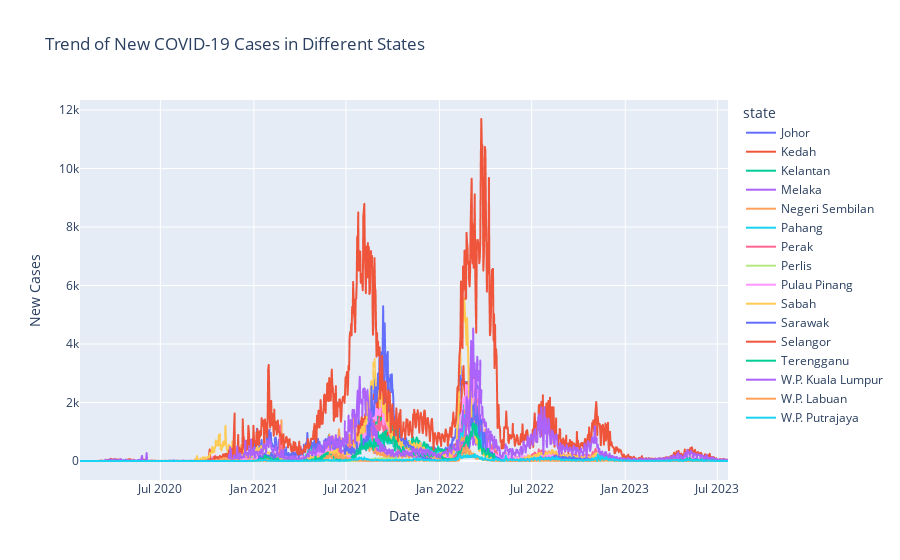

The notebook cell this image was saved under:
### Code cell
import pandas as pd
import plotly.express as px

CSV_FILE = 'casesstate.csv'
df = pd.read_csv(CSV_FILE)

fig = px.line(df, x='date', y='cases_new', color='state',
              title='Trend of New COVID-19 Cases in Different States')
fig.update_layout(xaxis_title='Date', yaxis_title='New Cases')
fig.show()

### Figure 1 — Plotly figure (JSON) as saved in the notebook; plotly's stock layout.template omitted (floating-point values rounded to 4 significant figures; data arrays with more than 128 entries replaced by an {"elided": "..."} marker saying what was removed)
{"data": [{"hovertemplate": "state=Johor<br>date=%{x}<br>cases_new=%{y}<extra></extra>", "legendgroup": "Johor", "line": {"color": "#636efa", "dash": "solid"}, "marker": {"symbol": "circle"}, "mode": "lines", "name": "Johor", "showlegend": true, "type": "scattergl", "x": {"elided": "1275 str values"}, "xaxis": "x", "y": {"elided": "1275 int values"}, "yaxis": "y"}, {"hovertemplate": "state=Kedah<br>date=%{x}<br>cases_new=%{y}<extra></extra>", "legendgroup": "Kedah", "line": {"color": "#EF553B", "dash": "solid"}, "marker": {"symbol": "circle"}, "mode": "lines", "name": "Kedah", "showlegend": true, "type": "scattergl", "x": {"elided": "1275 str values"}, "xaxis": "x", "y": {"elided": "1275 int values"}, "yaxis": "y"}, {"hovertemplate": "state=Kelantan<br>date=%{x}<br>cases_new=%{y}<extra></extra>", "legendgroup": "Kelantan", "line": {"color": "#00cc96", "dash": "solid"}, "marker": {"symbol": "circle"}, "mode": "lines", "name": "Kelantan", "showlegend": true, "type": "scattergl", "x": {"elided": "1275 str values"}, "xaxis": "x", "y": {"elided": "1275 int values"}, "yaxis": "y"}, {"hovertemplate": "state=Melaka<br>date=%{x}<br>cases_new=%{y}<extra></extra>", "legendgroup": "Melaka", "line": {"color": "#ab63fa", "dash": "solid"}, "marker": {"symbol": "circle"}, "mode": "lines", "name": "Melaka", "showlegend": true, "type": "scattergl", "x": {"elided": "1275 str values"}, "xaxis": "x", "y": {"elided": "1275 int values"}, "yaxis": "y"}, {"hovertemplate": "state=Negeri Sembilan<br>date=%{x}<br>cases_new=%{y}<extra></extra>", "legendgroup": "Negeri Sembilan", "line": {"color": "#FFA15A", "dash": "solid"}, "marker": {"symbol": "circle"}, "mode": "lines", "name": "Negeri Sembilan", "showlegend": true, "type": "scattergl", "x": {"elided": "1275 str values"}, "xaxis": "x", "y": {"elided": "1275 int values"}, "yaxis": "y"}, {"hovertemplate": "state=Pahang<br>date=%{x}<br>cases_new=%{y}<extra></extra>", "legendgroup": "Pahang", "line": {"color": "#19d3f3", "dash": "solid"}, "marker": {"symbol": "circle"}, "mode": "lines", "name": "Pahang", "showlegend": true, "type": "scattergl", "x": {"elided": "1275 str values"}, "xaxis": "x", "y": {"elided": "1275 int values"}, "yaxis": "y"}, {"hovertemplate": "state=Perak<br>date=%{x}<br>cases_new=%{y}<extra></extra>", "legendgroup": "Perak", "line": {"color": "#FF6692", "dash": "solid"}, "marker": {"symbol": "circle"}, "mode": "lines", "name": "Perak", "showlegend": true, "type": "scattergl", "x": {"elided": "1275 str values"}, "xaxis": "x", "y": {"elided": "1275 int values"}, "yaxis": "y"}, {"hovertemplate": "state=Perlis<br>date=%{x}<br>cases_new=%{y}<extra></extra>", "legendgroup": "Perlis", "line": {"color": "#B6E880", "dash": "solid"}, "marker": {"symbol": "circle"}, "mode": "lines", "name": "Perlis", "showlegend": true, "type": "scattergl", "x": {"elided": "1275 str values"}, "xaxis": "x", "y": {"elided": "1275 int values"}, "yaxis": "y"}, {"hovertemplate": "state=Pulau Pinang<br>date=%{x}<br>cases_new=%{y}<extra></extra>", "legendgroup": "Pulau Pinang", "line": {"color": "#FF97FF", "dash": "solid"}, "marker": {"symbol": "circle"}, "mode": "lines", "name": "Pulau Pinang", "showlegend": true, "type": "scattergl", "x": {"elided": "1275 str values"}, "xaxis": "x", "y": {"elided": "1275 int values"}, "yaxis": "y"}, {"hovertemplate": "state=Sabah<br>date=%{x}<br>cases_new=%{y}<extra></extra>", "legendgroup": "Sabah", "line": {"color": "#FECB52", "dash": "solid"}, "marker": {"symbol": "circle"}, "mode": "lines", "name": "Sabah", "showlegend": true, "type": "scattergl", "x": {"elided": "1275 str values"}, "xaxis": "x", "y": {"elided": "1275 int values"}, "yaxis": "y"}, {"hovertemplate": "state=Sarawak<br>date=%{x}<br>cases_new=%{y}<extra></extra>", "legendgroup": "Sarawak", "line": {"color": "#636efa", "dash": "solid"}, "marker": {"symbol": "circle"}, "mode": "lines", "name": "Sarawak", "showlegend": true, "type": "scattergl", "x": {"elided": "1275 str values"}, "xaxis": "x", "y": {"elided": "1275 int values"}, "yaxis": "y"}, {"hovertemplate": "state=Selangor<br>date=%{x}<br>cases_new=%{y}<extra></extra>", "legendgroup": "Selangor", "line": {"color": "#EF553B", "dash": "solid"}, "marker": {"symbol": "circle"}, "mode": "lines", "name": "Selangor", "showlegend": true, "type": "scattergl", "x": {"elided": "1275 str values"}, "xaxis": "x", "y": {"elided": "1275 int values"}, "yaxis": "y"}, {"hovertemplate": "state=Terengganu<br>date=%{x}<br>cases_new=%{y}<extra></extra>", "legendgroup": "Terengganu", "line": {"color": "#00cc96", "dash": "solid"}, "marker": {"symbol": "circle"}, "mode": "lines", "name": "Terengganu", "showlegend": true, "type": "scattergl", "x": {"elided": "1275 str values"}, "xaxis": "x", "y": {"elided": "1275 int values"}, "yaxis": "y"}, {"hovertemplate": "state=W.P. Kuala Lumpur<br>date=%{x}<br>cases_new=%{y}<extra></extra>", "legendgroup": "W.P. Kuala Lumpur", "line": {"color": "#ab63fa", "dash": "solid"}, "marker": {"symbol": "circle"}, "mode": "lines", "name": "W.P. Kuala Lumpur", "showlegend": true, "type": "scattergl", "x": {"elided": "1275 str values"}, "xaxis": "x", "y": {"elided": "1275 int values"}, "yaxis": "y"}, {"hovertemplate": "state=W.P. Labuan<br>date=%{x}<br>cases_new=%{y}<extra></extra>", "legendgroup": "W.P. Labuan", "line": {"color": "#FFA15A", "dash": "solid"}, "marker": {"symbol": "circle"}, "mode": "lines", "name": "W.P. Labuan", "showlegend": true, "type": "scattergl", "x": {"elided": "1275 str values"}, "xaxis": "x", "y": {"elided": "1275 int values"}, "yaxis": "y"}, {"hovertemplate": "state=W.P. Putrajaya<br>date=%{x}<br>cases_new=%{y}<extra></extra>", "legendgroup": "W.P. Putrajaya", "line": {"color": "#19d3f3", "dash": "solid"}, "marker": {"symbol": "circle"}, "mode": "lines", "name": "W.P. Putrajaya", "showlegend": true, "type": "scattergl", "x": {"elided": "1275 str values"}, "xaxis": "x", "y": {"elided": "1275 int values"}, "yaxis": "y"}], "layout": {"legend": {"title": {"text": "state"}, "tracegroupgap": 0}, "title": {"text": "Trend of New COVID-19 Cases in Different States"}, "xaxis": {"anchor": "y", "domain": [0, 1], "title": {"text": "Date"}}, "yaxis": {"anchor": "x", "domain": [0, 1], "title": {"text": "New Cases"}}}}
